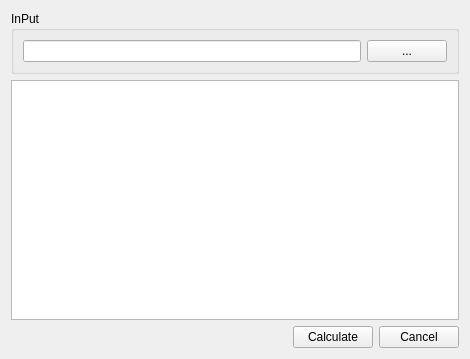
<?xml version="1.0" encoding="UTF-8"?>
<ui version="4.0">
 <class>Form</class>
 <widget class="QWidget" name="Form">
  <property name="windowModality">
   <enum>Qt::ApplicationModal</enum>
  </property>
  <property name="geometry">
   <rect>
    <x>0</x>
    <y>0</y>
    <width>470</width>
    <height>359</height>
   </rect>
  </property>
  <property name="windowTitle">
   <string>Wood Polishing</string>
  </property>
  <layout class="QVBoxLayout" name="verticalLayout">
   <item>
    <widget class="QGroupBox" name="InputGroupBox">
     <property name="title">
      <string>InPut</string>
     </property>
     <layout class="QHBoxLayout" name="horizontalLayout">
      <item>
       <widget class="QLineEdit" name="InputLine"/>
      </item>
      <item>
       <widget class="QPushButton" name="InputButton">
        <property name="text">
         <string>...</string>
        </property>
       </widget>
      </item>
     </layout>
    </widget>
   </item>
   <item>
    <widget class="QTableWidget" name="tableWidget"/>
   </item>
   <item>
    <layout class="QHBoxLayout" name="horizontalLayout_2">
     <item>
      <spacer name="horizontalSpacer">
       <property name="orientation">
        <enum>Qt::Horizontal</enum>
       </property>
       <property name="sizeHint" stdset="0">
        <size>
         <width>40</width>
         <height>20</height>
        </size>
       </property>
      </spacer>
     </item>
     <item>
      <widget class="QPushButton" name="CalButton">
       <property name="text">
        <string>Calculate</string>
       </property>
      </widget>
     </item>
     <item>
      <widget class="QPushButton" name="CancelButton">
       <property name="text">
        <string>Cancel</string>
       </property>
      </widget>
     </item>
    </layout>
   </item>
  </layout>
 </widget>
 <resources/>
 <connections>
  <connection>
   <sender>CancelButton</sender>
   <signal>clicked()</signal>
   <receiver>Form</receiver>
   <slot>close()</slot>
   <hints>
    <hint type="sourcelabel">
     <x>396</x>
     <y>445</y>
    </hint>
    <hint type="destinationlabel">
     <x>427</x>
     <y>351</y>
    </hint>
   </hints>
  </connection>
 </connections>
</ui>
